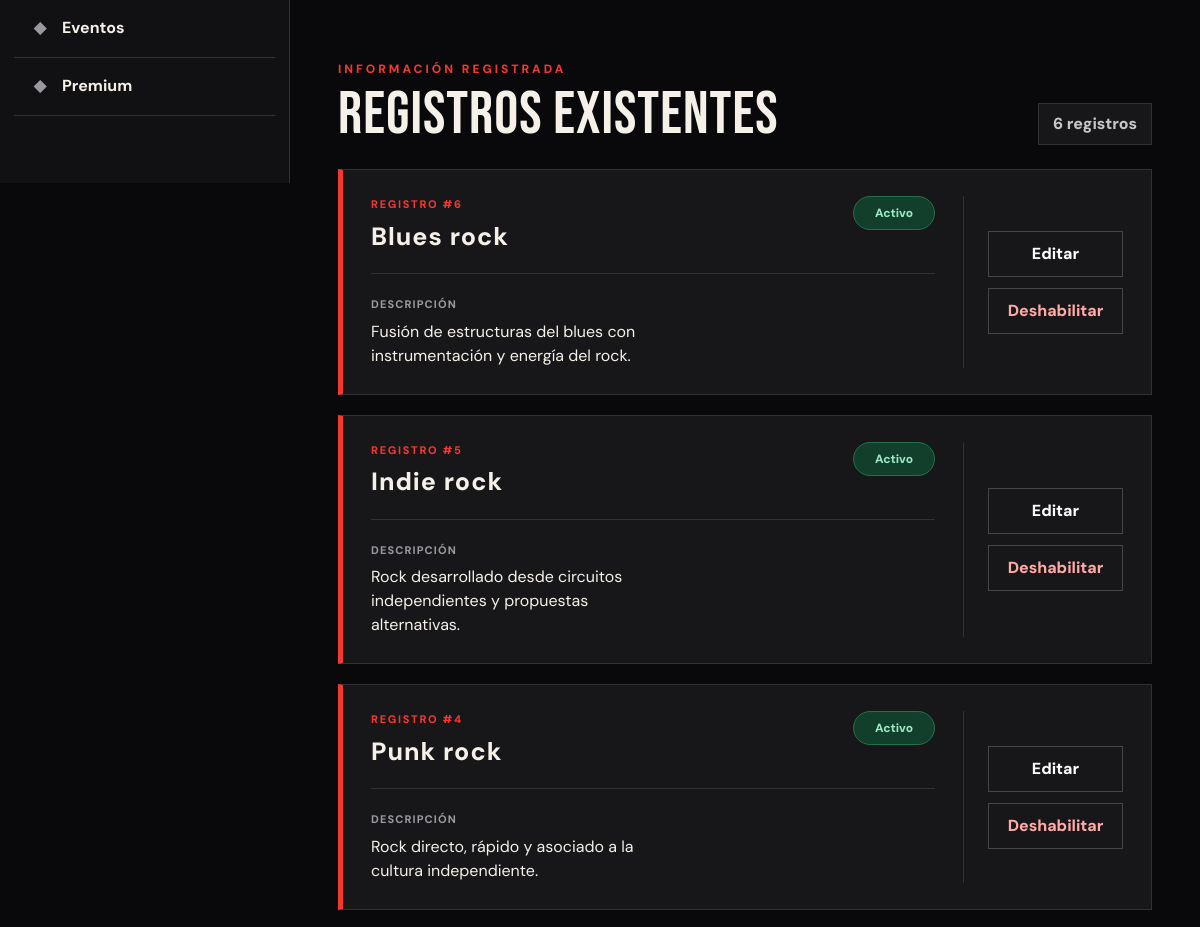
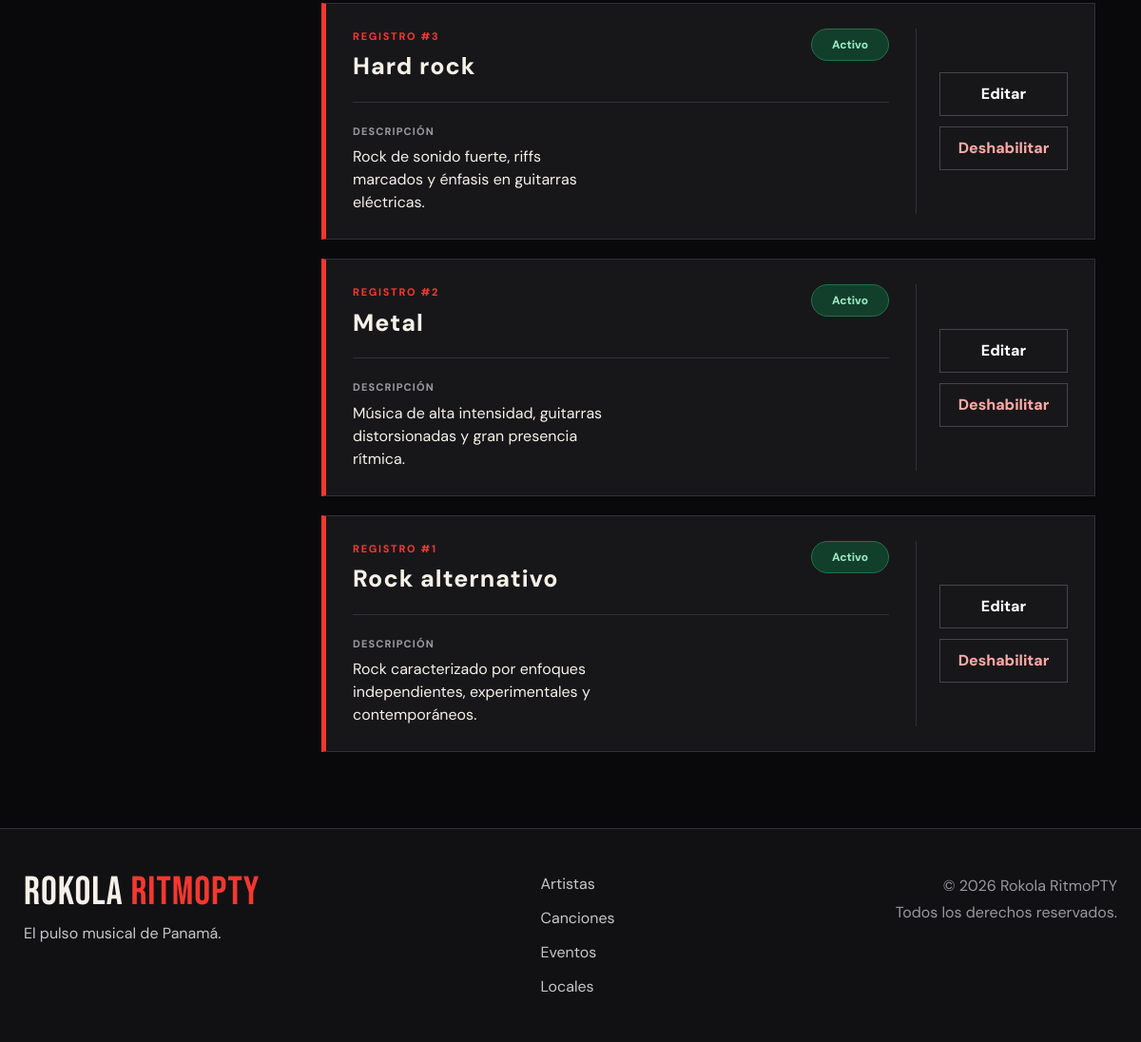
Page /RokolaRitmoPTY/public/admin/generos (signed in, lower part) on the earlier database version (2 pictures, top to bottom).
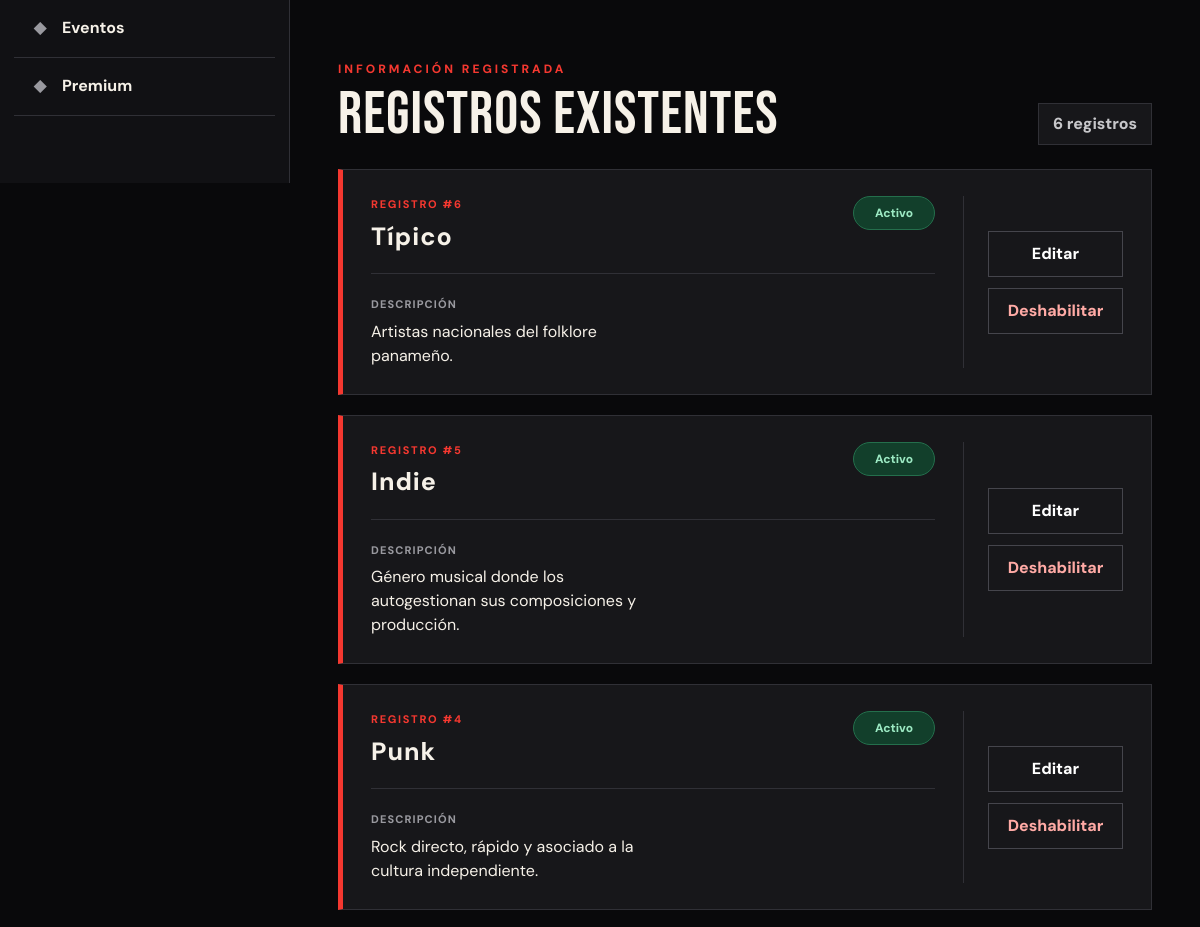
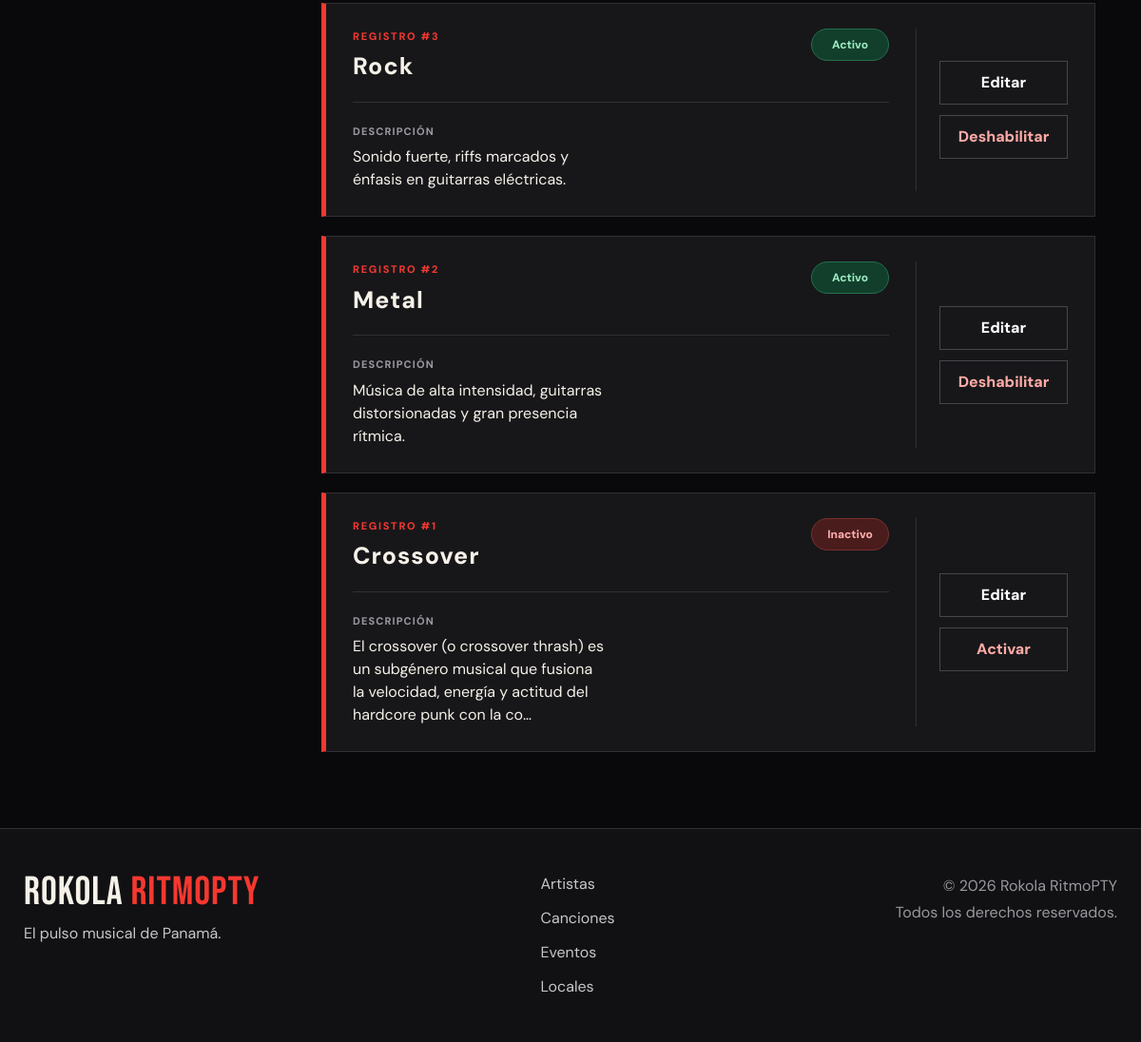
Same page on the later database version (2 pictures, top to bottom).
### tables this page shows
CREATE TABLE IF NOT EXISTS `generos` (
  `id` int UNSIGNED NOT NULL AUTO_INCREMENT,
  `nombre` varchar(100) NOT NULL,
  `descripcion` text,
  `estado` tinyint(1) NOT NULL DEFAULT '1',
  `creado_en` timestamp NOT NULL DEFAULT CURRENT_TIMESTAMP,
  `actualizado_en` timestamp NOT NULL DEFAULT CURRENT_TIMESTAMP ON UPDATE CURRENT_TIMESTAMP,
  PRIMARY KEY (`id`),
  UNIQUE KEY `nombre` (`nombre`),
  KEY `idx_generos_estado` (`estado`)
);

### app/Core/Controller.php (called while the page is built, shortened)
<?php
abstract class Controller {
    protected function view(string $view,array $data=[]):void{$config=require dirname(__DIR__,2).'/config.php';extract($data,EXTR_SKIP);
    $file=dirname(__DIR__).'/Views/'.$view.'.php';if(!is_file($file))throw new \RuntimeException('Vista inexistente: '.$view);
    require dirname(__DIR__).'/Views/layouts/header.php';
    require $file;
    require dirname(__DIR__).'/Views/layouts/footer.php';
    }
}

### app/Controllers/AdminController.php (called while the page is built, shortened)
<?php
final class AdminController extends Controller
{
    public function module(
        string $module,
        ?int $edit = null
    ): void {
        $meta = $this->meta();
        $repository = new Repository();
        $rows = $repository->all($module);
        $record = $edit !== null
            ? $repository->find($module, $edit)
            : null;
        $options = [];
        $this->view(
            'admin/module',
            [
                'module' => $module,
                'definition' => $meta[$module],
                'rows' => $rows,
                'record' => $record,
                'options' => $options,
            ]
        );
    }
}

### config.php (called while the page is built)
<?php
return [
    'app_name' => 'Rokola RitmoPTY',
    'base_url' => '/RokolaRitmoPTY/public',
    'db' => [
        'host' => '127.0.0.1',
        'name' => 'rokola_ritmopty',
        'user' => 'root',
        'pass' => 'demo',
        'charset' => 'utf8mb4',
    ],
    'free_monthly_limit' => 20,
    'upload_dir' => __DIR__ . '/public/uploads',
];

### app/Config/Database.php (called while the page is built, shortened)
<?php
final class Database { private static ?PDO $pdo=null; public static function connection():PDO { if(self::$pdo)return self::$pdo; $c=require dirname(__DIR__,2).'/config.php';$d=$c['db']; try{ self::$pdo=new PDO("mysql:host={$d['host']};dbname={$d['name']};charset={$d['charset']}",$d['user'],$d['pass'],[PDO::ATTR_ERRMODE=>PDO::ERRMODE_EXCEPTION,PDO::ATTR_DEFAULT_FETCH_MODE=>PDO::FETCH_ASSOC,PDO::ATTR_EMULATE_PREPARES=>false]); return self::$pdo;}catch(PDOException $e){http_response_code(500);exit('Error de conexión MySQL: '.htmlspecialchars($e->getMessage()));}}}

### app/Models/Repository.php (called while the page is built, shortened)
<?php
final class Repository
{
    private PDO $db;
    public function __construct()
    {
        $this->db = Database::connection();
    }
    public function all(
        string $table,
        string $order = 'id DESC'
    ): array {
        return $this->db
            ->query("SELECT * FROM `{$table}` ORDER BY {$order}")
            ->fetchAll();
    }
}

### app/Views/admin/module.php (the view, shortened to what the rows shown need)
<?php
$rows = $rows ?? [];
$options = $options ?? [];
$module = $module ?? '';
$escape = static function (mixed $value): string {
    return htmlspecialchars(
        (string)$value,
        ENT_QUOTES,
        'UTF-8'
    );
};
$labels = [
    'id' => 'ID',
    'nombre' => 'Nombre',
    'titulo' => 'Título',
    'tipo' => 'Tipo de artista',
    'genero_id' => 'Género musical',
    'biografia' => 'Biografía',
    'descripcion' => 'Descripción',
    'pais' => 'País',
    'nacionalidad' => 'Nacionalidad',
    'anio_inicio' => 'Año de inicio',
    'artista_id' => 'Artista',
    'album_id' => 'Álbum',
    'anio_lanzamiento' => 'Año de lanzamiento',
    'imagen_url' => 'Imagen',
    'portada_url' => 'Portada',
    'audio_url' => 'Archivo de audio',
    'duracion' => 'Duración',
    'local_id' => 'Local',
    'direccion' => 'Dirección',
    'provincia' => 'Provincia',
    'capacidad' => 'Capacidad',
    'telefono' => 'Teléfono',
    'correo' => 'Correo electrónico',
    'fecha' => 'Fecha',
    'hora' => 'Hora',
    'precio' => 'Precio',
    'duracion_dias' => 'Duración en días',
    'meses' => 'Duración en meses',
    'limite_reproducciones' => 'Límite de reproducciones',
    'estado' => 'Estado',
    'creado_en' => 'Fecha de creación',
    'actualizado_en' => 'Última actualización',
];
$getLabel = static function (string $field) use ($labels): string {
    if (isset($labels[$field])) {
        return $labels[$field];
    }
    return ucfirst(
        str_replace(
            '_',
            ' ',
            str_replace('_id', '', $field)
        )
    );
};
$getOptionName = static function (
    array $allOptions,
    string $field,
    mixed $value
): string {
    if ($value === null || $value === '') {
        return 'No asignado';
    }
    foreach ($allOptions[$field] ?? [] as $option) {
        if (
            isset($option['id'])
            && (string)$option['id'] === (string)$value
        ) {
            return (string)(
                $option['nombre']
                ?? $option['titulo']
                ?? $value
            );
        }
    }
    return '#' . (string)$value;
};
$formatValue = static function (
    string $column,
    mixed $value
) use ($options, $getOptionName): string {
    if ($value === null || $value === '') {
        return '—';
    }
    if (str_ends_with($column, '_id')) {
        return $getOptionName(
            $options,
            $column,
            $value
        );
    }
    if ($column === 'estado') {
        return (int)$value === 1
            ? 'Activo'
            : 'Inactivo';
    }
    if ($column === 'precio') {
        return 'B/. ' . number_format(
            (float)$value,
            2
        );
    }
    if ($column === 'fecha') {
        $timestamp = strtotime((string)$value);
        return $timestamp !== false
            ? date('d/m/Y', $timestamp)
            : (string)$value;
    }
    if ($column === 'hora') {
        $timestamp = strtotime((string)$value);
        return $timestamp !== false
            ? date('g:i a', $timestamp)
            : (string)$value;
    }
    if ($column === 'imagen_url') {
        return 'Imagen cargada';
    }
    if ($column === 'portada_url') {
        return 'Portada cargada';
    }
    if ($column === 'audio_url') {
        return 'Audio cargado';
    }
    if (
        in_array(
            $column,
            ['biografia', 'descripcion', 'direccion'],
            true
        )
    ) {
        return mb_strimwidth(
            (string)$value,
            0,
            130,
            '…'
        );
    }
    return mb_strimwidth(
        (string)$value,
        0,
        75,
        '…'
    );
};
$tableColumns = [
    'generos' => [
        'id',
        'nombre',
        'descripcion',
        'estado',
    ],
    'artistas' => [
        'id',
        'nombre',
        'tipo',
        'genero_id',
        'pais',
        'anio_inicio',
        'biografia',
        'imagen_url',
        'estado',
    ],
    'albumes' => [
        'id',
        'nombre',
        'artista_id',
        'anio_lanzamiento',
        'portada_url',
        'descripcion',
        'estado',
    ],
    'canciones' => [
        'id',
        'nombre',
        'artista_id',
        'album_id',
        'duracion',
        'audio_url',
        'imagen_url',
        'estado',
    ],
    'locales' => [
        'id',
        'nombre',
        'tipo',
        'direccion',
        'provincia',
        'capacidad',
        'telefono',
        'correo',
        'imagen_url',
        'estado',
    ],
    'eventos' => [
        'id',
        'nombre',
        'descripcion',
        'fecha',
        'hora',
        'local_id',
        'precio',
        'capacidad',
        'imagen_url',
        'estado',
    ],
    'planes' => [
        'id',
        'nombre',
        'precio',
        'duracion_dias',
        'descripcion',
        'estado',
    ],
];
$visibleColumns = $tableColumns[$module]
    ?? (
        $rows !== []
            ? array_keys($rows[0])
            : []
    );
?>
<div class="admin-layout">
    <section class="admin-content">
        <div class="admin-list-heading">
            <div>
                <h2>Registros existentes</h2>
            </div>
        </div>
        <div class="admin-records">
            <?php foreach ($rows as $row): ?>
                <?php
                $rowId = (int)($row['id'] ?? 0);
                $recordTitle = $row['nombre']
                    ?? $row['titulo']
                    ?? 'Registro';
                ?>
                <article class="admin-record-card">
                    <div class="record-main">
                        <div class="record-title-row">
                            <div>
                                <span class="record-id">
                                    Registro #<?= $rowId ?>
                                </span>
                                <h3>
                                    <?= $escape($recordTitle) ?>
                                </h3>
                            </div>
                            <?php if (array_key_exists('estado', $row)): ?>
                                <span
                                    class="status-badge <?= (int)$row['estado'] === 1
                                        ? 'status-active'
                                        : 'status-inactive' ?>"
                                >
                                    <?= (int)$row['estado'] === 1
                                        ? 'Activo'
                                        : 'Inactivo' ?>
                                </span>
                            <?php endif; ?>
                        </div>
                        <div class="record-details">
                            <?php foreach ($visibleColumns as $column): ?>
                                <?php
                                if (
                                    in_array(
                                        $column,
                                        [
                                            'id',
                                            'nombre',
                                            'titulo',
                                            'estado',
                                        ],
                                        true
                                    )
                                ) {
                                    continue;
                                }
                                $rawValue = $row[$column];
                                $displayValue = $formatValue(
                                    $column,
                                    $rawValue
                                );
                                ?>
                                <div class="record-detail">
                                    <span class="record-label">
                                        <?= $escape(
                                            $getLabel($column)
                                        ) ?>
                                    </span>
                                    <span
                                        class="record-value"
                                        title="<?= $escape($rawValue) ?>"
                                    >
                                        <?= $escape($displayValue) ?>
                                    </span>
                                </div>
                            <?php endforeach; ?>
                        </div>
                    </div>
                    <div class="record-actions">
                        <a
                            class="action-button"
                            href="?edit=<?= $rowId ?>"
                        >
                            Editar
                        </a>
                        <?php if (array_key_exists('estado', $row)): ?>
                            <form
                                method="post"
                                action="<?= $escape($config['base_url']) ?>/admin/<?= $escape($module) ?>/<?= $rowId ?>/estado"
                            >
                                <button
                                    class="action-button action-danger"
                                    type="submit"
                                >
                                    <?= (int)$row['estado'] === 1
                                        ? 'Deshabilitar'
                                        : 'Activar' ?>
                                </button>
                            </form>
                        <?php endif; ?>
                    </div>
                </article>
            <?php endforeach; ?>
        </div>
    </section>
</div>

Differences in the rows shown:
changed generos id 6: nombre "Blues rock" → "Típico"; descripcion "Fusión de estructuras del blues con instrumentación y energía del rock." → "Artistas nacionales del folklore panameño."
changed generos id 5: nombre "Indie rock" → "Indie"; descripcion "Rock desarrollado desde circuitos independientes y propuestas alternativas." → "Género musical donde los autogestionan sus composiciones y producción."
changed generos "Rock directo, rápido y asociado a la cultura independiente.": nombre "Punk rock" → "Punk"
changed generos id 3: nombre "Hard rock" → "Rock"; descripcion "Rock de sonido fuerte, riffs marcados y énfasis en guitarras eléctricas." → "Sonido fuerte, riffs marcados y énfasis en guitarras eléctricas."
changed generos id 1: nombre "Rock alternativo" → "Crossover"; descripcion "Rock caracterizado por enfoques independientes, experimentales y contemporáneos." → "El crossover (o crossover thrash) es un subgénero musical que fusiona la velocidad, energía y actitud del hardcore punk con la co…"; estado "Activo Deshabilitar" → "Inactivo Activar"
